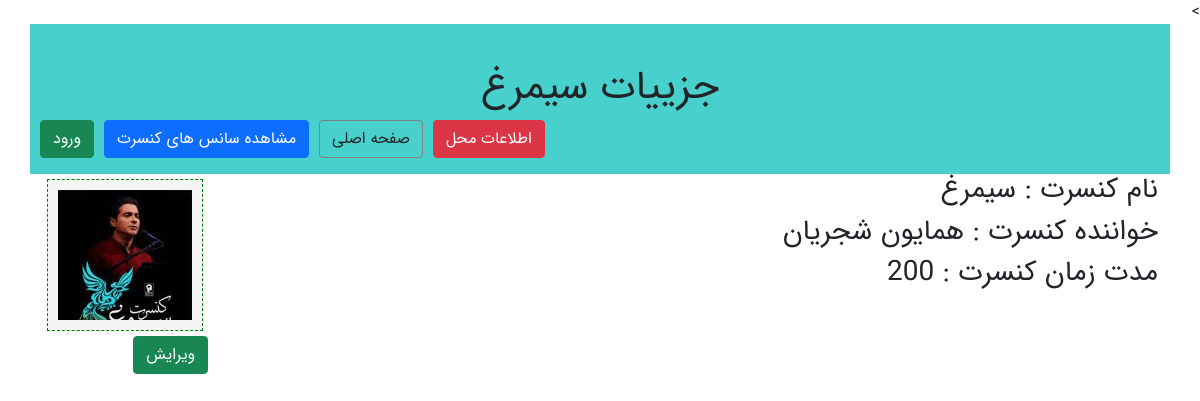
/ticketSales/concert/1, run on an earlier commit of the app's database.
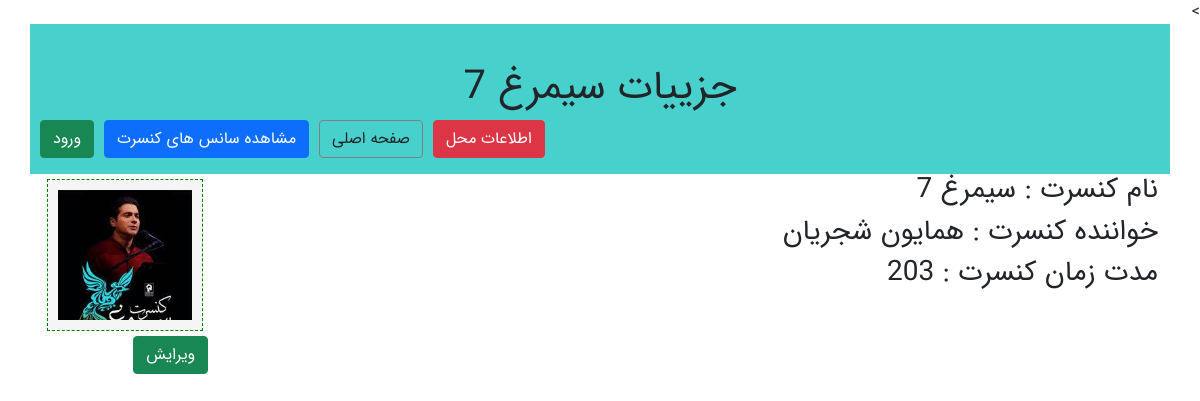
And on a later commit of the database.
### ticketSales/models.py (models this page shows, shortened)
class concertModel (models.Model):
    class Meta:
        verbose_name="کنسرت"
        verbose_name_plural="کنسرت"
    Name=models.CharField(max_length=100,verbose_name="نام کنسرت")
    SingerName=models.CharField(max_length=100 ,verbose_name="خواننده")
    lenght=models.IntegerField(verbose_name="مدت زمان")
    Poster=models.ImageField(upload_to="concertImages/",null=True,verbose_name="پوستر")

### ticketSales/views.py (the view)
# urls.py: path('concert/<int:concert_id>', views.concertDetailsView),
def concertDetailsView(request,concert_id):
    concert=concertModel.objects.get(pk=concert_id)
    context={
        "concertdetails":concert
    }
    return render(request,"ticketSales/concertDetails.html",context)

### ticketSales/templates/ticketSales/concertDetails.html
{% extends "ticketSales/layout.html" %}
{% block titlepage %}
    جزییات {{ concertdetails.Name }}
{% endblock%}
{% block mainContent %}
    <div class="col-md-10">
       <h3>نام کنسرت : {{concertdetails.Name }}</h3>
       <h3>خواننده کنسرت : {{concertdetails.SingerName }}</h3>
       <h3>مدت زمان کنسرت : {{concertdetails.lenght }}</h3>
    </div>
    <div class="col-md-2">
            <div class="imageBox">
                <img src="{{ concertdetails.Poster.url }}">
            </div>
            <a href="/ticketSales/concertEdit/{{ concertdetails.id }}" class="btn btn-success" >ویرایش</a>
    </div>
{% endblock%}

### ticketSales/templates/ticketSales/layout.html (shortened to what this page needs)
{% load static %}
<!DOCTYPE html>
<html dir="rtl">
    <head>
        <link rel="stylesheet" type="text/css" href="{% static 'ticketSales/css/bootstrap.css' %} " >
        <link rel="stylesheet" type="text/css" href="{% static 'ticketSales/css/fontawesome.css' %} " >
        <link rel="stylesheet" type="text/css" href="{% static 'ticketSales/css/style.css' %} " >
    </head>
    <body>
        <div class="container">
            <div class="row box">
                <h1>{% block titlepage %} {% endblock%}</h1>
                <ul class="btnul">
                    {% if user.is_authenticated %}
                        <li><a class="btn btn-success" href="/accounts/profile">پروفایل</a></li>
                        <li><a class="btn btn-danger" href="/accounts/logout">خروج</a></li>
                    {% else %}
                        <li><a class="btn btn-success" href="/accounts/login">ورود</a></li>
                    {% endif %}
                    <li><a class="btn btn-primary" href="/ticketSales/time/list"> مشاهده سانس های کنسرت</a></li>
                    <li><a class="btn default" href="/ticketSales/concert/list">صفحه اصلی</a></li>
                    <li><a class="btn btn-danger"  href="/ticketSales/location/list">اطلاعات محل</a></li>
                </ul>
            </div>
            <div class="row">
                  {% block mainContent %}{% endblock%}
            </div>
        </div>
    </body>
</html>

### ticketSales/static/ticketSales/css/style.css (style rules this page uses)
body { font-family: 'IranSanse'; }
.box { background-color:mediumturquoise ; padding-top: 40px; text-align: center; }
.imageBox { margin: 5px; background-color: whitesmoke; text-align: center; font-size: 15px; border:1px dashed green; padding:10px }
.imageBox img { width: 100%; height: auto; }
.btnul { list-style-type: none; padding-left: 0; }
.btnul li { float: left; margin-left: 10px; }
.default { border:1px solid gray }

What changed in the data, as far as the page shows it:
changed concertModel "همایون شجریان": Name "سیمرغ" → "سیمرغ 7"; lenght "200" → "203"
